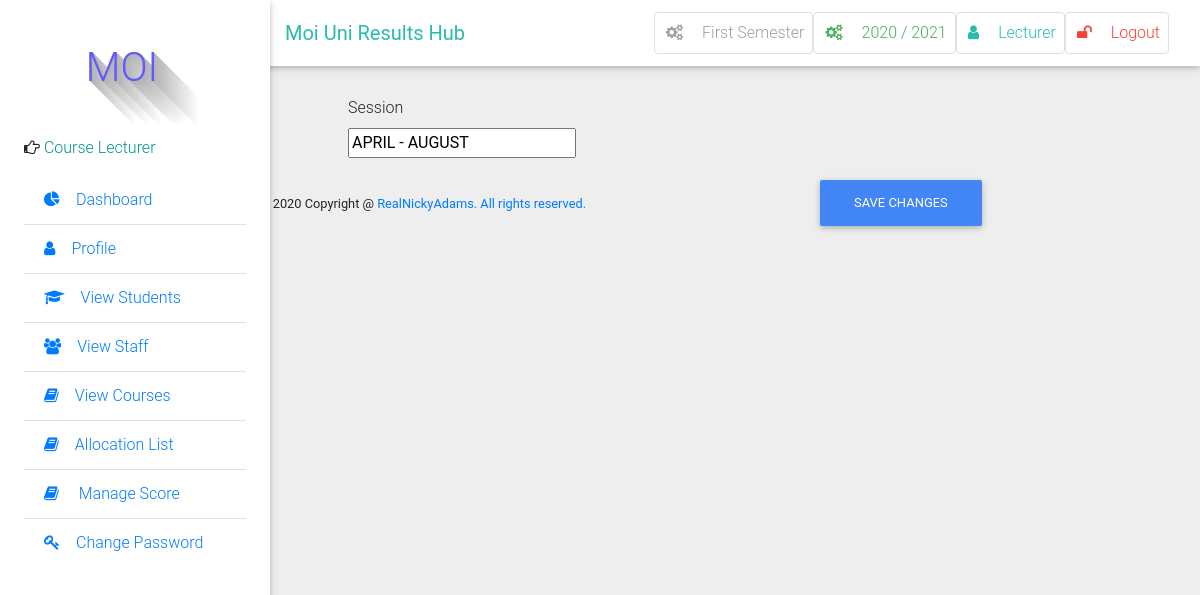
Page /session/edit/2/ (signed in) on the committed database.
### result/models.py (models this page shows, shortened)
class Semester(models.Model):
    semester = models.CharField(max_length=10, choices=SEMESTER, blank=True)
    is_current_semester = models.BooleanField(default=False, blank=True, null=True)
    session = models.ForeignKey(Session, on_delete=models.CASCADE, blank=True, null=True)
    next_semester_begins = models.DateField(null=True, blank=True)
    def __str__(self):
        return self.semester

class Session(models.Model):
    session = models.CharField(max_length=200, unique=True)
    is_current_session = models.BooleanField(default=False, blank=True, null=True)
    next_session_begins = models.DateField(blank=True, null=True)
    def __str__(self):
        return self.session

class User(AbstractUser):
    is_student = models.BooleanField(default=False)
    is_lecturer = models.BooleanField(default=False)
    phone = models.CharField(max_length=60, blank=True, null=True)
    address = models.CharField(max_length=60, blank=True, null=True)
    picture = models.ImageField(upload_to="pictures/", blank=True, null=True)
    email = models.EmailField(blank=True, null=True)
    admission = models.CharField(max_length=10)
    username_validator = ASCIIUsernameValidator()

### result/views.py (the view)
# urls.py: path('session/edit/<int:pk>/', views.session_update_view, name="edit_session"),
@login_required
@lecturer_required
def session_update_view(request, pk):
    session = Session.objects.get(pk=pk)
    if request.method == 'POST':
        a = request.POST.get('is_current_session')
        if a == '2':
            unset = Session.objects.get(is_current_session=True)
            unset.is_current_session = False
            unset.save()
            form = SessionForm(request.POST, instance=session)
            if form.is_valid():
                form.save()
                messages.success(request, 'Session updated successfully ! ')
        else:
            form = SessionForm(request.POST, instance=session)
            if form.is_valid():
                form.save()
                messages.success(request, 'Session updated successfully ! ')
    else:
        form = SessionForm(instance=session)
    return render(request, 'result/session_update.html', {'form': form})

### result/forms.py
class SessionForm(forms.ModelForm):
    class Meta:
        model = Session
        fields = ['session']

### result/context_processors.py (called while the page is built)
def get_current_year_to_context(request):
    current_datetime = datetime.datetime.now()
    return {
        'current_year': current_datetime.year
    }

def session_processor(request):
    current_session = Session.objects.get(is_current_session=True)
    return {"current_session": current_session}

def semester_processor(request):
    current_semester = Semester.objects.get(is_current_semester=True)
    return {"current_semester": current_semester}

### templates/result/session_update.html (shortened to what this page needs)
{% extends 'base.html' %}
{% block side_bar %}
    {% include 'partial_active_element.html' with active='manage_session' %}
{% endblock side_bar %}
{% block content %}
  <div class="container-fluid mt-5">
      <form role="form" class="form-horizontal" method="post" action="" enctype="multipart/form-data">
        {% for field in form.visible_fields %}
          <div class="form-group{% if field.errors %} has-error{% endif %}">
            <label for="{{ field.label }}" class="col-sm-2 control-label">{{ field.label }}</label>
            <div class="col-sm-10">
              {{ field }}
            </div>
          </div>
        {% endfor %}
        <div class="form-group">
          <div class="col-sm-offset-2 col-sm-10">
            <button type="submit" class="btn btn-primary pull-right">Save Changes</button>
          </div>
        </div>
      </form>
    </div>
{% endblock %}

### templates/base.html (shortened to what this page needs)
 {%load static %}
<!DOCTYPE html>
<html lang="en">
    <head>
        <link rel="stylesheet" href="https://maxcdn.bootstrapcdn.com/font-awesome/4.7.0/css/font-awesome.min.css">
        <link href="{% static 'css/bootstrap.min.css' %}" rel="stylesheet">
        <link href="{% static 'css/mdb.min.css' %}" rel="stylesheet">
        <link href="{% static 'css/style.css' %}" rel="stylesheet">
    </head>
    <body class="grey lighten-3">
    <header>
        <nav class="navbar fixed-top navbar-expand-lg navbar-light white scrolling-navbar">
            <div class="container-fluid">
                <a class="navbar-brand waves-effect" href="/">
                    <strong class="text-default ">Moi Uni Results Hub</strong>
                </a>
                <div class="collapse navbar-collapse" id="navbarSupportedContent">
                          {% if user.is_authenticated %}
                    <ul class="navbar-nav nav-flex-icons">
                        <li class="nav-item">
                            <a href="{% if request.user.is_superuser %}{% url 'manage_semester' %}{% else %}#{% endif %}" class="nav-link border border-light grey-text rounded waves-effect">
                                <i class="fa fa-cogs mr-3"></i>{{ current_semester }} Semester
                            </a>
                        </li>
                        <li class="nav-item">
                            <a href="{% if request.user.is_superuser %}{% url 'manage_session' %}{% else %}#{% endif %}" class="nav-link border border-light green-text rounded waves-effect">
                                <i class="fa fa-cogs mr-3"></i>{{ current_session }}
                            </a>
                        </li>
                        <li class="nav-item">
                            <a href="{% url 'profile' %}" class="nav-link border border-light rounded waves-effect text-default">
                                <i  class="fa fa-user mr-3"></i>{{ user|capfirst }}
                            </a>
                        </li>
                         <li class="nav-item">
                            <a href="/accounts/logout/" class="nav-link border border-light rounded waves-effect red-text">
                                <i class="fa fa-unlock mr-3"></i>Logout
                            </a>
                        </li>
                    {% endif %}
                </div>
            </div>
        </nav>
        <div class="sidebar-fixed position-fixed">
                <p style="margin-left: 30px;" id="icon" class="logo"> MOI</p>
                {% if request.user.is_lecturer %}
                <p><i class="fa fa-hand-o-right" aria-hidden="true"></i>
                    <span class="teal-text text-center"> Course Lecturer</span></p>
                {% elif request.user.is_student %}
                <p><i class="fa fa-hand-o-right" aria-hidden="true"></i>
                    <span class="teal-text text-center"> Student</span></p>
                {% else %}
                <p><i class="fa fa-hand-o-right" aria-hidden="true"></i>
                    <span class="teal-text text-center"> System Admin</span></p>
                {% endif %}
            <div class="dashboard">
            {% block side_bar %}{% endblock side_bar %}
            </div>
        </div>
    </header>
    <main class="pt-5 mx-lg-5">
        {% block content%} {% endblock %}
    </main>
<footer class="footer text-center">
        <div class="container">
            <small class="copyright">{{ current_year }} Copyright @ <a href="#">RealNickyAdams. All rights reserved. </a></small>
        </div>
    </footer>
    </body>
</html>

### static/css/style.css (style rules this page uses)
.sidebar-fixed { height: 100vh; width: 270px; -webkit-box-shadow: 0 2px 5px 0 rgba(0, 0, 0, 0.16), 0 2px 10px 0 rgba(0, 0, 0, 0.12); box-shadow: 0 2px 5px 0 rgba(0, 0, 0, 0.16), 0 2px 10px 0 rgba(0, 0, 0, 0.12); z-index: 1050; background-color: #fff; padding: 1.5rem; padding-top: 0; }
@media (min-width: 1200px) { .navbar, .page-footer, main { padding-left: 270px; } }
.logo { text-color:#006666; text-shadow: rgb(179, 179, 179) 0px 0px 0px, rgb(180, 180, 180) 1px 1px 0px, rgb(182, 182, 182) 2px 2px 0px, rgb(184, 184, 184) 3px 3px 0px, rgb(185, 185, 185) 4px 4px 0px, rgb(187, 187, 187) 5px 5px 0px, rgb(189, 189, 189) 6px 6px 0px, rgb(190, 190, 190) 7px 7px 0px, rgb(192, 192, 192) 8px 8px 0px, rgb(194, 194, 194) 9px 9px 0px, rgb(195, 195, 195) 10px 10px 0px, rgb(197, 197, 197) 11px 11px 0px, rgb(199, 199, 199) 12px 12px 0px, rgb(201, 201, 201) 13px 13px 0px, rgb(202, 202, 202) 14px 14px 0px, rgb(204, 204, 204) 15px 15px 0px, rgb(206, 206, 206) 16px 16px 0px, rgb(207, 207, 207) 17px 17px 0px, rgb(209, 209, 209) 18px 18px 0px, rgb(211, 211, 211) 19px 19px 0px, rgb(212, 212, 212) 20px 20px 0px, rgb(214, 214, 214) 21px 21px 0px, rgb(216, 216, 216) 22px 22px 0px, rgb(218, 218, 218) 23px 23px 0px, rgb(219, 219, 219) 24px 24px 0px, rgb(221, 221, 221) 25px 25px 0px, rgb(223, 223, 223) 26px 26px 0px, rgb(224, 224, 224) 27px 27px 0px, rgb(226, 226, 226) 28px 28px 0px, rgb(228, 228, 228) 29px 29px 0px, rgb(230, 230, 230) 30px 30px 0px, rgb(231, 231, 231) 31px 31px 0px, rgb(233, 233, 233) 32px 32px 0px, rgb(235, 235, 235) 33px 33px 0px, rgb(236, 236, 236) 34px 34px 0px, rgb(238, 238, 238) 35px 35px 0px, rgb(240, 240, 240) 36px 36px 0px, rgb(241, 241, 241) 37px 37px 0px, rgb(243, 243, 243) 38px 38px 0px, rgb(245, 245, 245) 39px 39px 0px, rgb(247, 247, 247) 40px 40px 0px, rgb(248, 248, 248) 41px 41px 0px, rgb(250, 250, 250) 42px 42px 0px, rgb(252, 252, 252) 43px 43px 0px, rgb(253, 253, 253) 44px 44px 0px; font-size: 40px; color: rgb(95, 89, 255); height: 120px; width: 136px; line-height: 136px; border-radius: ; text-align: center; background-color: rgb(255, 255, 255); }

### templates/base.html (style rules this page uses)
.dashboard { display: block; max-height: 500px; overflow-y: auto; -ms-overflow-style: -ms-autohiding-scrollbar; }

### rows in the picture
Semester: semester "First"
Session: session "2020 / 2021"
User: username "Lecturer"
Session: visible_fields "APRIL - AUGUST"

### other values in the picture
{{ field.label }} "Session"
